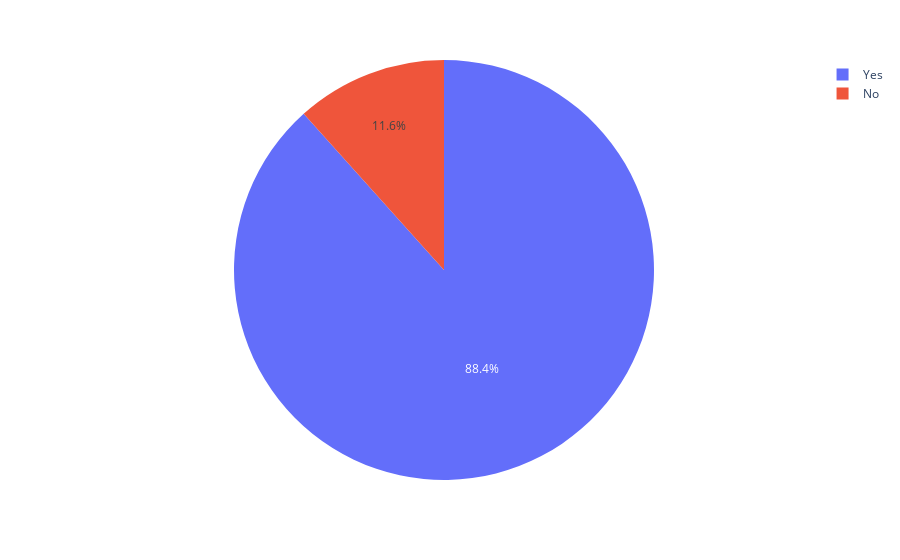

The notebook cell this image was saved under:
### Code cell
px.pie(heart_stroke, values='stroke', names="ever_married")

### Figure 1 — Plotly figure (JSON) as saved in the notebook; plotly's stock layout.template omitted (floating-point values rounded to 4 significant figures; data arrays with more than 128 entries replaced by an {"elided": "..."} marker saying what was removed)
{"data": [{"domain": {"x": [0, 1], "y": [0, 1]}, "hovertemplate": "ever_married=%{label}<br>stroke=%{value}<extra></extra>", "labels": {"elided": "5110 str values"}, "legendgroup": "", "name": "", "showlegend": true, "type": "pie", "values": {"elided": "5110 int values"}}], "layout": {"legend": {"tracegroupgap": 0}, "margin": {"t": 60}}}
